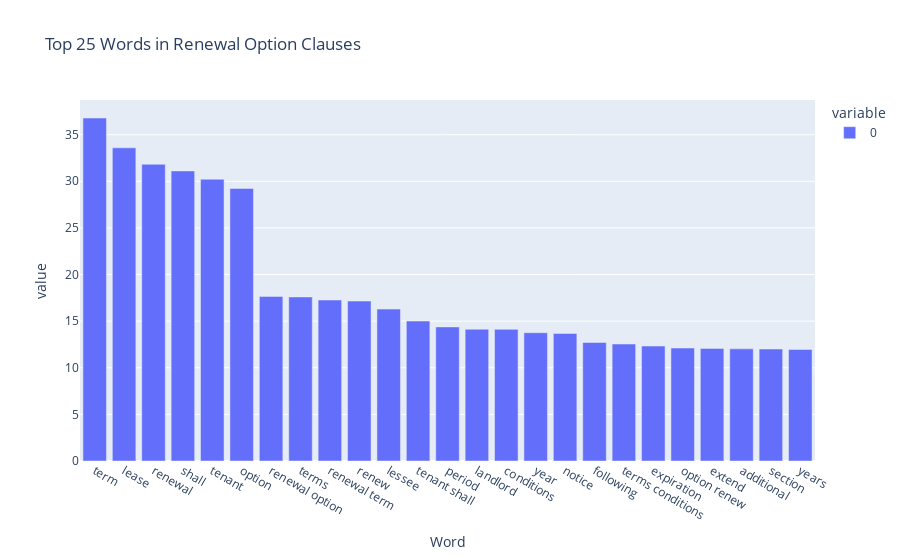

Notebook cell for this chart:
### Markdown cell above
**What are the top words in Renewal Option Clauses?**

### Code cell
vector_barplotter(renewal_options_only, "Top 25 Words in Renewal Option Clauses", "Word")

### Figure 1 — Plotly figure (JSON) as saved in the notebook; plotly's stock layout.template omitted (floating-point values rounded to 4 significant figures)
{"data": [{"alignmentgroup": "True", "hovertemplate": "variable=0<br>Word=%{x}<br>value=%{y}<extra></extra>", "legendgroup": "0", "marker": {"color": "#636efa"}, "name": "0", "offsetgroup": "0", "orientation": "v", "showlegend": true, "textposition": "auto", "type": "bar", "x": ["term", "lease", "renewal", "shall", "tenant", "option", "renewal option", "terms", "renewal term", "renew", "lessee", "tenant shall", "period", "landlord", "conditions", "year", "notice", "following", "terms conditions", "expiration", "option renew", "extend", "additional", "section", "years"], "xaxis": "x", "y": [36.78, 33.59, 31.83, 31.11, 30.22, 29.23, 17.65, 17.6, 17.27, 17.16, 16.29, 15.01, 14.38, 14.13, 14.12, 13.76, 13.68, 12.71, 12.55, 12.33, 12.12, 12.08, 12.03, 12.01, 11.97], "yaxis": "y"}], "layout": {"barmode": "relative", "legend": {"title": {"text": "variable"}, "tracegroupgap": 0}, "title": {"text": "Top 25 Words in Renewal Option Clauses"}, "xaxis": {"anchor": "y", "domain": [0, 1], "title": {"text": "Word"}}, "yaxis": {"anchor": "x", "domain": [0, 1], "title": {"text": "value"}}}}
